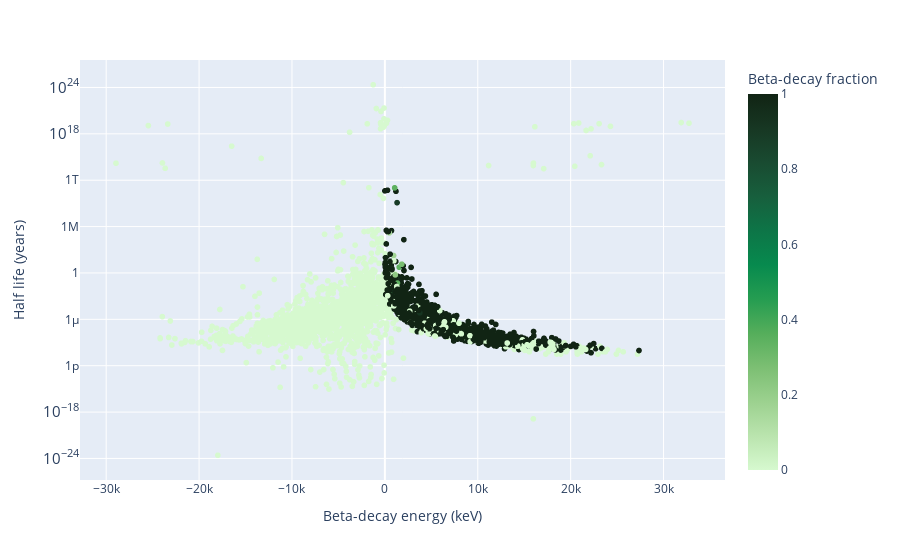

Notebook cell for this chart:
### Code cell
e_t_dict['Beta-decay fraction'] = beta_decay_list
px.scatter(x = e_t_dict['Beta-decay energy (keV)'],
y = e_t_dict['Half life (years)'], 
hover_name = e_t_dict['Isotope'],
labels = {'x': 'Beta-decay energy (keV)',
'y': 'Half life (years)', 'color': 'Beta-decay fraction'}, log_y = True,
color = e_t_dict['Beta-decay fraction'], color_continuous_scale = 'algae')

### Figure 1 — Plotly figure (JSON) as saved in the notebook; plotly's stock layout.template omitted (floating-point values rounded to 4 significant figures; data arrays with more than 128 entries replaced by an {"elided": "..."} marker saying what was removed)
{"data": [{"hovertemplate": "<b>%{hovertext}</b><br><br>Beta-decay energy (keV)=%{x}<br>Half life (years)=%{y}<br>Beta-decay fraction=%{marker.color}<extra></extra>", "hovertext": {"elided": "3558 str values"}, "legendgroup": "", "marker": {"color": {"elided": "3558 float values"}, "coloraxis": "coloraxis", "symbol": "circle"}, "mode": "markers", "name": "", "showlegend": false, "type": "scattergl", "x": {"elided": "3558 mixed values"}, "xaxis": "x", "y": {"elided": "3558 mixed values"}, "yaxis": "y"}], "layout": {"coloraxis": {"colorbar": {"title": {"text": "Beta-decay fraction"}}, "colorscale": [[0, "rgb(214, 249, 207)"], [0.09091, "rgb(186, 228, 174)"], [0.1818, "rgb(156, 209, 143)"], [0.2727, "rgb(124, 191, 115)"], [0.3636, "rgb(85, 174, 91)"], [0.4545, "rgb(37, 157, 81)"], [0.5455, "rgb(7, 138, 78)"], [0.6364, "rgb(13, 117, 71)"], [0.7273, "rgb(23, 95, 61)"], [0.8182, "rgb(25, 75, 49)"], [0.9091, "rgb(23, 55, 35)"], [1, "rgb(17, 36, 20)"]]}, "legend": {"tracegroupgap": 0}, "margin": {"t": 60}, "xaxis": {"anchor": "y", "domain": [0, 1], "title": {"text": "Beta-decay energy (keV)"}}, "yaxis": {"anchor": "x", "domain": [0, 1], "title": {"text": "Half life (years)"}, "type": "log"}}}
